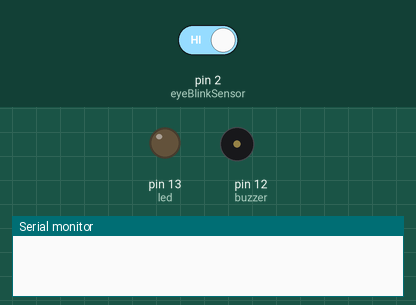
A sketch run on a simulated Arduino Uno, built with avr-gcc and run on an emulated ATmega328P. Parts: output pins drawn as LEDs (lit = HIGH), buzzer (waves = sounding, pin HIGH), the last lines printed to the serial monitor. Inputs (shaded band) come from the test bench; at power-on: pin 2 (eyeBlinkSensor) HIGH.

Above: at 1.2 s.
1.3 s: pin 2 (eyeBlinkSensor) driven LOW
At 2.0 s:
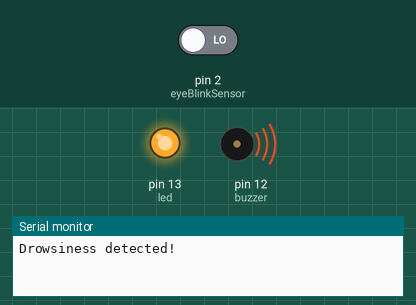
2.8 s: pin 2 (eyeBlinkSensor) driven HIGH
At 3.6 s:
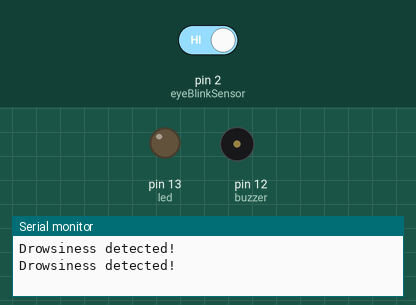
Timing chart, 0 to 5.8 s (numbered marks = the images above; inputs shaded):
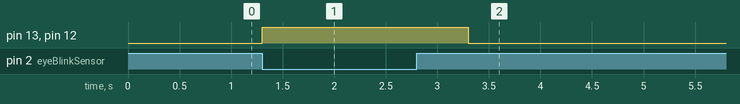

The sketch:

drowsiness_detection_system.ino
```cpp
const int eyeBlinkSensor = 2;
const int buzzer = 12;
const int led = 13;

void setup() {
  pinMode(eyeBlinkSensor, INPUT);
  pinMode(buzzer, OUTPUT);
  pinMode(led, OUTPUT);
  Serial.begin(9600);
}

void loop() {
  int sensorValue = digitalRead(eyeBlinkSensor);

  if (sensorValue == LOW) { // Assuming LOW means eyes are closed
    digitalWrite(buzzer, HIGH);
    digitalWrite(led, HIGH);
    Serial.println("Drowsiness detected!");
    delay(1000); // Alert duration
  } else {
    digitalWrite(buzzer, LOW);
    digitalWrite(led, LOW);
  }
}
```

Measured:
- after the input at 1.3 s, pin 13 (led), pin 12 (buzzer): LOW → HIGH at once
- after the input at 2.8 s, pin 13 (led), pin 12 (buzzer): HIGH → LOW after 0.50 s
